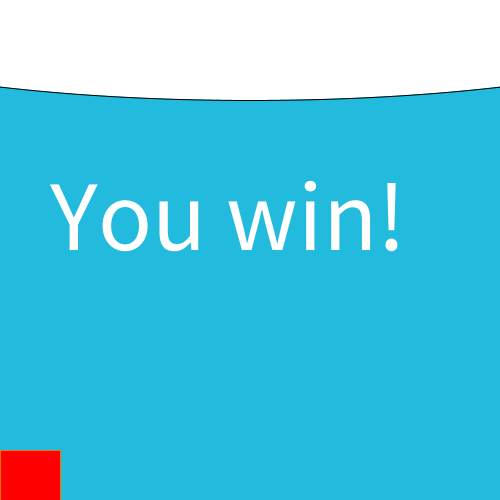
Frame 1 (no input)
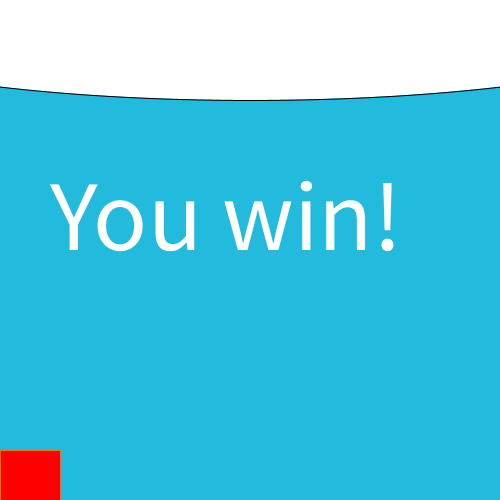
Frame 60 (the mouse pressed at the canvas centre just before this capture)
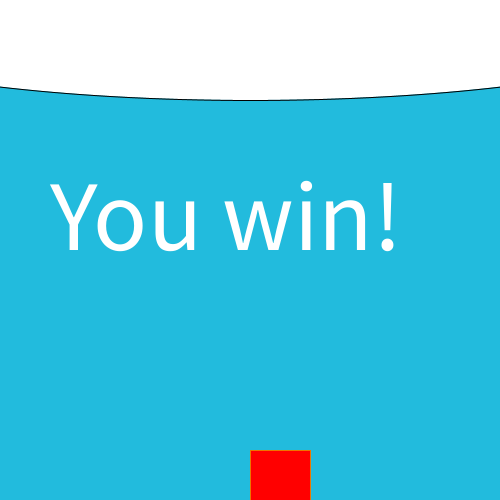
Frame 120 (the mouse held since frame 60 and released just before this capture)

The Processing sketch that drew these frames (run headless with seeded random() and noise(); from frame 60 on, the mouse is pressed at the canvas centre):

// Processing sketch: Rain
// ── Rain.pde
void setup(){
size(500,500);
}
int coler = 34;
int y = 50;
int score = 15;
int wrekt = 450;
String winningMessage = "You win!";
int rand = (int) random(500);
void draw(){
  background(34,51,102);
  fill(0,0,255);
  stroke(0,102,187);
  ellipse(rand,y,10,25);
  if(score<=3){
    y++;
  }
  if(score>3 && score<=6){
    y++;
    y++;
  }
  if(score>6 && score<=9){
    y++;
    y++;
    y++;
  }
  if(score>9 && score<=12){
    y++;
    y++;
    y++;
    y++;
  }
  if(score>12){
    y++;
    y++;
    y++;
    y++;
    y++;
  }
  if(y == 500){
    y = 50;
    checkCatch(rand);
    rand = (int) random(500);
  }
  if(score>=15){
    win();
  }
  fill(coler, coler, coler);
  stroke(0,0,0);
  ellipse(250,0,1000,200);
  fill(255,0,0);
  stroke(238,119,0);
  rect(mouseX,wrekt, 60, 50);
  fill(255, 255, 255);
  textSize(16);
  text("Score: " + score, 20, 20);
  textSize(20);
  text("The Rain Game!", 170, 40);
  textSize(12);
  text("Catch 15 raindrops in the bucket to win!", 133, 60);
}
void checkCatch(int x){
if (x > mouseX && x < mouseX+60){
     score++;
}else if (score > 0){
     score--;
}
println("Your score is now: " + score);
}

void win(){
  coler=255;
  background(34,187,221);
  fill(255,255,255);
  stroke(0,102,187);
  textSize(100);
  text (winningMessage, 50, 250);
  y = 0;
}
